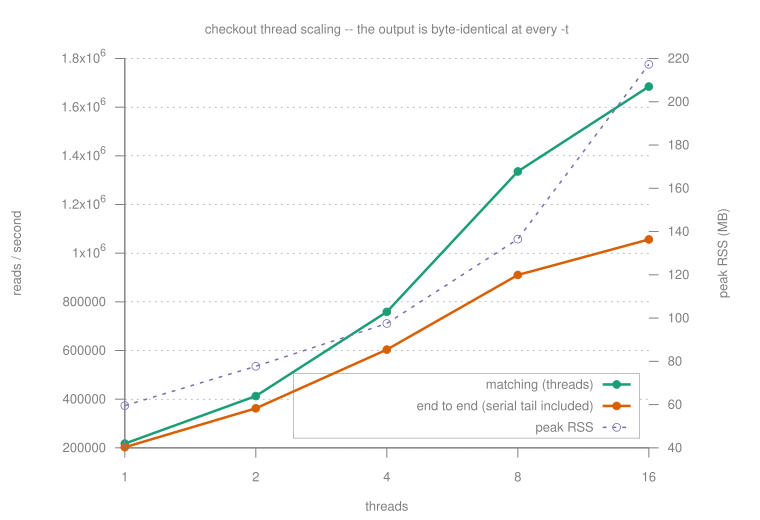

Here is the gnuplot script that generated this plot:
set terminal svg size 760,520 font "Helvetica,13" enhanced
set output "/Users/mikesh/vcs/code/migec/assets/benchmark_threads.svg"
set border 3 lw 1 lc rgb "#808080"
set tics nomirror out textcolor rgb "#808080"
set title textcolor rgb "#808080"
set xlabel textcolor rgb "#808080"
set ylabel textcolor rgb "#808080"
set y2label textcolor rgb "#808080"
# Inside, bottom right, opaque-bordered but unfilled -- a legend in the margin makes every figure
# wider than its data and is the first thing a journal asks you to move.
set key inside bottom right box lw 0.5 lc rgb "#808080" textcolor rgb "#808080" samplen 2 spacing 1.1
set style fill solid 0.85 noborder
set grid ytics lw 0.5 lc rgb "#808080" dt 3
set datafile separator "\t"
set datafile missing "NA"

set title "checkout thread scaling -- the output is byte-identical at every -t"
set xlabel "threads"
set ylabel "reads / second"
set y2label "peak RSS (MB)"
set y2tics
set logscale x 2
set key inside bottom right
plot "/Users/mikesh/vcs/code/migec/assets/benchmark_threads.tsv" using 1:3 with linespoints lw 2.5 pt 7 ps 0.8 lc rgb "#1b9e77"      title "matching (threads)",      "" using 1:2 with linespoints lw 2.5 pt 7 ps 0.8 lc rgb "#d95f02"      title "end to end (serial tail included)",      "" using 1:4 axes x1y2 with linespoints lw 1.5 dt 2 pt 6 ps 0.8 lc rgb "#7570b3"      title "peak RSS"
